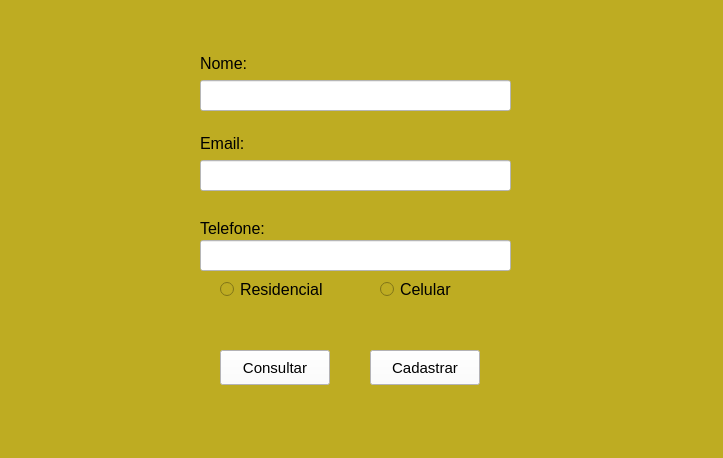
<?xml version="1.0" encoding="UTF-8"?>
<ui version="4.0">
 <class>MainWindow</class>
 <widget class="QMainWindow" name="MainWindow">
  <property name="geometry">
   <rect>
    <x>0</x>
    <y>0</y>
    <width>723</width>
    <height>458</height>
   </rect>
  </property>
  <property name="windowTitle">
   <string>MainWindow</string>
  </property>
  <property name="styleSheet">
   <string notr="true">
background-color: rgb(190, 172, 34);</string>
  </property>
  <widget class="QWidget" name="centralwidget">

   <widget class="QLabel" name="label">
    <property name="geometry">
     <rect>
      <x>200</x>
      <y>55</y>
      <width>51</width>
      <height>16</height>
     </rect>
    </property>
    <property name="font">
     <font>
      <pointsize>12</pointsize>
      <weight>50</weight>
      <bold>false</bold>
     </font>
    </property>
    <property name="styleSheet">
     <string notr="true"/>
    </property>
    <property name="text">
     <string>Nome:</string>
    </property>
   </widget>

   <widget class="QLineEdit" name="campoNome">
    <property name="geometry">
     <rect>
      <x>200</x>
      <y>80</y>
      <width>311</width>
      <height>31</height>
     </rect>
    </property>
    <property name="font">
     <font>
      <weight>50</weight>
      <bold>false</bold>
     </font>
    </property>
    <property name="styleSheet">
     <string notr="true">background-color: rgb(255, 255, 255);</string>
    </property>
   </widget>

   <widget class="QPushButton" name="botaoCadastrar">
    <property name="geometry">
     <rect>
      <x>370</x>
      <y>350</y>
      <width>110</width>
      <height>35</height>
     </rect>
    </property>
    <property name="font">
     <font>
      <pointsize>11</pointsize>
     </font>
    </property>
    <property name="styleSheet">
     <string notr="true">background-color: rgb(252, 251, 255);</string>
    </property>
    <property name="text">
     <string>Cadastrar</string>
    </property>
   </widget>

   <widget class="QLineEdit" name="campoEmail">
    <property name="geometry">
     <rect>
      <x>200</x>
      <y>160</y>
      <width>311</width>
      <height>31</height>
     </rect>
    </property>
    <property name="font">
     <font>
      <weight>50</weight>
      <bold>false</bold>
     </font>
    </property>
    <property name="styleSheet">
     <string notr="true">background-color: rgb(255, 255, 255);</string>
    </property>
   </widget>

   <widget class="QLabel" name="label_3">
    <property name="geometry">
     <rect>
      <x>200</x>
      <y>135</y>
      <width>51</width>
      <height>16</height>
     </rect>
    </property>
    <property name="font">
     <font>
      <pointsize>12</pointsize>
      <weight>50</weight>
      <bold>false</bold>
     </font>
    </property>
    <property name="styleSheet">
     <string notr="true"/>
    </property>
    <property name="text">
     <string>Email:</string>
    </property>
   </widget>

   <widget class="QLineEdit" name="campoTelefone">
    <property name="geometry">
     <rect>
      <x>200</x>
      <y>240</y>
      <width>311</width>
      <height>31</height>
     </rect>
    </property>
    <property name="font">
     <font>
      <weight>50</weight>
      <bold>false</bold>
     </font>
    </property>
    <property name="styleSheet">
     <string notr="true">background-color: rgb(255, 255, 255);</string>
    </property>
   </widget>

   <widget class="QLabel" name="label_4">
    <property name="geometry">
     <rect>
      <x>200</x>
      <y>220</y>
      <width>81</width>
      <height>16</height>
     </rect>
    </property>
    <property name="font">
     <font>
      <pointsize>12</pointsize>
      <weight>50</weight>
      <bold>false</bold>
     </font>
    </property>
    <property name="styleSheet">
     <string notr="true"/>
    </property>
    <property name="text">
     <string>Telefone:</string>
    </property>
   </widget>

   <widget class="QRadioButton" name="rbResidencial">
    <property name="geometry">
     <rect>
      <x>220</x>
      <y>280</y>
      <width>111</width>
      <height>18</height>
     </rect>
    </property>
    <property name="font">
     <font>
      <pointsize>12</pointsize>
     </font>
    </property>
    <property name="text">
     <string>Residencial</string>
    </property>
   </widget>

   <widget class="QRadioButton" name="rbCelular">
    <property name="geometry">
     <rect>
      <x>380</x>
      <y>280</y>
      <width>81</width>
      <height>18</height>
     </rect>
    </property>
    <property name="font">
     <font>
      <pointsize>12</pointsize>
     </font>
    </property>
    <property name="text">
     <string>Celular</string>
    </property>
   </widget>

   <widget class="QPushButton" name="botaoConsultar">
    <property name="geometry">
     <rect>
      <x>220</x>
      <y>350</y>
      <width>110</width>
      <height>35</height>
     </rect>
    </property>
    <property name="font">
     <font>
      <pointsize>11</pointsize>
     </font>
    </property>
    <property name="styleSheet">
     <string notr="true">background-color: rgb(252, 251, 255);</string>
    </property>
    <property name="text">
     <string>Consultar</string>
    </property>
   </widget>
  </widget>

  <widget class="QMenuBar" name="menubar">
   <property name="geometry">
    <rect>
     <x>0</x>
     <y>0</y>
     <width>723</width>
     <height>25</height>
    </rect>
   </property>
  </widget>
  <widget class="QStatusBar" name="statusbar"/>
 </widget>
 <resources/>
 <connections/>
</ui>
